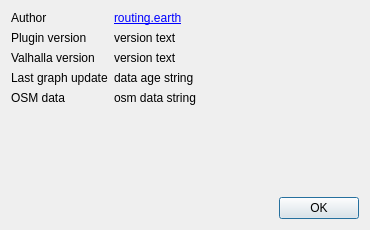
<?xml version="1.0" encoding="UTF-8"?>
<ui version="4.0">
 <class>AboutDialog</class>
 <widget class="QDialog" name="AboutDialog">
  <property name="geometry">
   <rect>
    <x>0</x>
    <y>0</y>
    <width>370</width>
    <height>230</height>
   </rect>
  </property>
  <property name="windowTitle">
   <string>About Valhalla</string>
  </property>
  <layout class="QVBoxLayout" name="verticalLayout">
   <item>
    <layout class="QFormLayout" name="formLayout">
     <property name="leftMargin">
      <number>0</number>
     </property>
     <item row="0" column="0">
      <widget class="QLabel" name="label">
       <property name="text">
        <string>Author</string>
       </property>
      </widget>
     </item>
     <item row="0" column="1">
      <widget class="QLabel" name="label_3">
       <property name="text">
        <string>&lt;html&gt;&lt;head/&gt;&lt;body&gt;&lt;p&gt;&lt;a href=&quot;https://routing-earth.com/team&quot;&gt;&lt;span style=&quot; text-decoration: underline; color:#0000ff;&quot;&gt;routing.earth&lt;/span&gt;&lt;/a&gt;&lt;/p&gt;&lt;/body&gt;&lt;/html&gt;</string>
       </property>
       <property name="textFormat">
        <enum>Qt::RichText</enum>
       </property>
       <property name="openExternalLinks">
        <bool>true</bool>
       </property>
       <property name="textInteractionFlags">
        <set>Qt::LinksAccessibleByKeyboard|Qt::LinksAccessibleByMouse</set>
       </property>
      </widget>
     </item>
     <item row="1" column="0">
      <widget class="QLabel" name="label_2">
       <property name="text">
        <string>Plugin version</string>
       </property>
      </widget>
     </item>
     <item row="1" column="1">
      <widget class="QLabel" name="ui_plugin_version_text">
       <property name="text">
        <string>version text</string>
       </property>
       <property name="textFormat">
        <enum>Qt::RichText</enum>
       </property>
       <property name="openExternalLinks">
        <bool>true</bool>
       </property>
       <property name="textInteractionFlags">
        <set>Qt::LinksAccessibleByKeyboard|Qt::LinksAccessibleByMouse|Qt::TextBrowserInteraction|Qt::TextSelectableByKeyboard|Qt::TextSelectableByMouse</set>
       </property>
      </widget>
     </item>
     <item row="2" column="0">
      <widget class="QLabel" name="label_4">
       <property name="text">
        <string>Valhalla version</string>
       </property>
      </widget>
     </item>
     <item row="2" column="1">
      <widget class="QLabel" name="ui_valhalla_version_text">
       <property name="text">
        <string>version text</string>
       </property>
       <property name="textFormat">
        <enum>Qt::RichText</enum>
       </property>
       <property name="openExternalLinks">
        <bool>true</bool>
       </property>
       <property name="textInteractionFlags">
        <set>Qt::LinksAccessibleByKeyboard|Qt::LinksAccessibleByMouse|Qt::TextBrowserInteraction|Qt::TextSelectableByKeyboard|Qt::TextSelectableByMouse</set>
       </property>
      </widget>
     </item>
     <item row="3" column="0">
      <widget class="QLabel" name="label_5">
       <property name="text">
        <string>Last graph update</string>
       </property>
      </widget>
     </item>
     <item row="3" column="1">
      <widget class="QLabel" name="ui_data_age_text">
       <property name="text">
        <string>data age string</string>
       </property>
       <property name="textFormat">
        <enum>Qt::PlainText</enum>
       </property>
       <property name="textInteractionFlags">
        <set>Qt::TextSelectableByKeyboard|Qt::TextSelectableByMouse</set>
       </property>
      </widget>
     </item>
     <item row="4" column="0">
      <widget class="QLabel" name="label_6">
       <property name="text">
        <string>OSM data</string>
       </property>
      </widget>
     </item>
     <item row="4" column="1">
      <widget class="QLabel" name="ui_osm_data_text">
       <property name="text">
        <string>osm data string</string>
       </property>
       <property name="textFormat">
        <enum>Qt::PlainText</enum>
       </property>
       <property name="textInteractionFlags">
        <set>Qt::TextSelectableByKeyboard|Qt::TextSelectableByMouse</set>
       </property>
      </widget>
     </item>
    </layout>
   </item>
   <item>
    <widget class="QDialogButtonBox" name="buttonBox">
     <property name="standardButtons">
      <set>QDialogButtonBox::Ok</set>
     </property>
    </widget>
   </item>
  </layout>
 </widget>
 <resources/>
 <connections/>
</ui>
